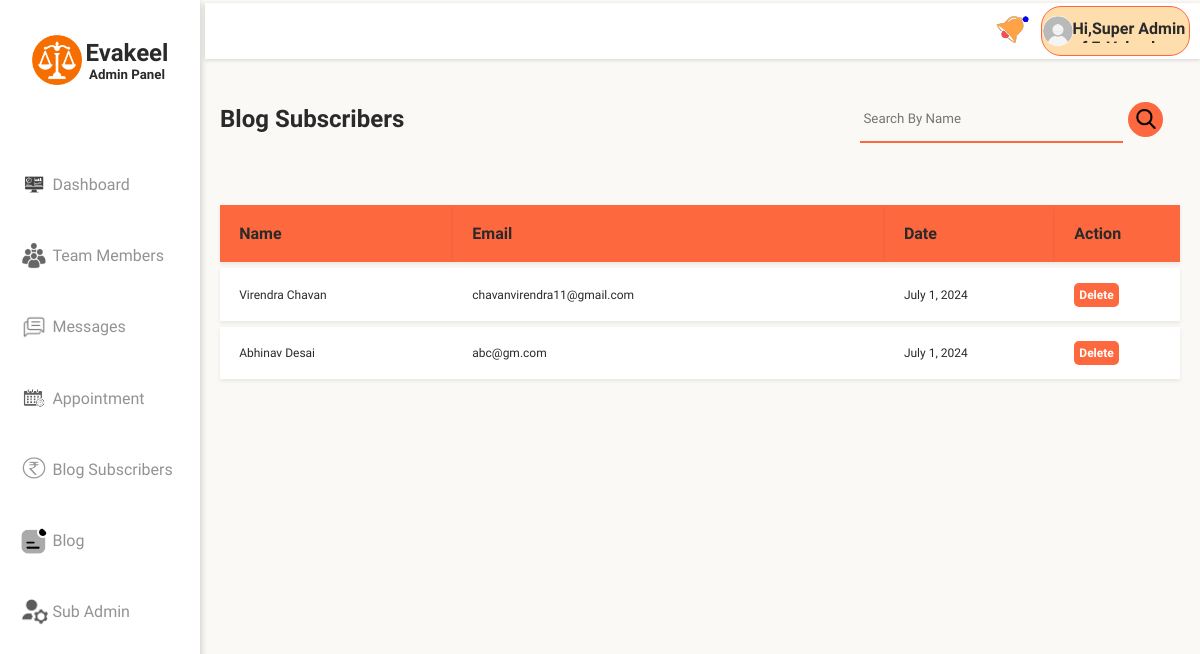
The app's page /all_subs (signed in) with its own data.
### vakilapp/models.py (models this page shows)
class blog_subscribers(models.Model):
    Name=models.CharField(max_length=122 ,null=True)
    Email=models.CharField(max_length=122,default=None)
    Date=models.DateField(null=True, default=None)

### vakilapp/views.py (the view)
# urls.py: path("all_subs",views.all_subs,name='all_subs'),
@login_required(login_url='admin_login')
def all_subs(request):
    new_noti=notification.objects.all()
    subs = blog_subscribers.objects.all().order_by('-id')
    result = None
    data = None
    if request.GET.get('Search'):
        subs = subs.filter(Name__icontains=request.GET.get('Search'))
        data = request.GET.get('Search')[0:7]
        result = True
    if not subs:
        data = request.GET.get('Search')[0:7]
        result = False
    context = {'subs': subs, 'result': result, 'data': data,'new_noti':new_noti}
    return render(request, "admin_subs.html", context)

### templates/admin_subs.html (shortened to what this page needs)
{% extends "admin_base.html" %}
{% load static %}
{% block TabName %}
<h2>
    Blog Subscribers
</h2>
<div class="team_action" style="justify-content: end;">
    <form class="search_box">
        <input type="text" name="Search" placeholder="Search By Name">
        <button type="submit"><img src="{% static 'images/Search.png' %}" alt=""></button>
    </form>
</div>
{% endblock TabName %}
{% block body %}
<div class="booked_apt_table">
    <table>
        <tr class="table_head">
            <th>Name</th>
            <th>Email</th>
            <th>Date</th>
            <th>Action</th>
        </tr>
        {% for i in subs %}
        <tr class="apt_table_row">
            <td>{{i.Name}}</td>
            <td>{{i.Email}}</td>
            <td>{{i.Date}}</td>
            <td><a href="/delete_subs?id={{i.id}}" class="cmt_delete">Delete</a></td>
        </tr>
        {% endfor %}
    </table>
</div>
{% endblock body %}

### templates/admin_base.html (shortened to what this page needs)
{% load static %}
<!DOCTYPE html>
<html lang="en">
<head>
    <link rel="stylesheet" href="{% static 'css/admin_style.css' %}">
</head>
<body>
    <div class="am_body">
        <nav class="am_navbar">
            <div class="logobox">
                <img src="{% static 'images/logo1.png' %}" alt="e-vakil" class="logoimg">
                <div class="logotext">
                    <h1>Evakeel</h1>
                    <h5>Admin Panel</h5>
                </div>
            </div>
            <div class="navoptions">
                <ul>
                    <a href="/admin_home" class="optext">
                        <li>
                            <img src="{% static 'images/dash_icon.png' %}" alt="" class="opimg">
                            Dashboard
                        </li>
                    </a>
                    <a href="/admin_team" class="optext">
                        <li>
                            <img src="{% static 'images/team_icon.png' %}" alt="" class="opimg">
                            Team Members
                        </li>
                    </a>
                    <a href="/admin_msg" class="optext">
                        <li>
                            <img src="{% static 'images/msg_icon.png' %}" alt="" class="opimg">
                            Messages
                        </li>
                    </a>
                    <a href="/Appointment_section" class="optext">
                        <li>
                            <img src="{% static 'images/Appointment_icon.png' %}" alt="" class="opimg">
                            Appointment
                        </li>
                    </a>
                    <a href="/all_subs" class="optext">
                        <li>
                            <img src="{% static 'images/subs_icon.png' %}" alt="" class="opimg">
                            Blog Subscribers
                        </li>
                    </a>
                    <a href="/blog_dash" class="optext">
                        <li>
                            <img src="{% static 'images/blog_icon.png' %}" alt="" class="opimg">
                            Blog
                        </li>
                    </a>
                    <a href="/sub_admin" class="optext">
                        <li>
                            <img src="{% static 'images/subadmin.png' %}" alt="" class="opimg">
                            Sub Admin
                        </li>
                    </a>
                </ul>
            </div>
        </nav>
        <div class="tab">
            <div class="upperstrip">
                {% if new_noti %}
                <img src="{% static 'images/notiicon_up.png' %}" alt="" class="bell"  onclick="notiPop()">
                {% else %}
                <img src="{% static 'images/notiicon.png' %}" alt="" class="bell"  onclick="notiPop()">
              {% endif %}
                <div class="log_user_prt">
                    <div class="loguser">
                        <img src="{% static 'images/img.jpg' %}" alt="">
                        <p>Hi,{{request.user.first_name}} {{request.user.last_name}}</p>
                    </div>
                </div>
            </div>
            <div class="tab_head">
                {% block TabName %}{% endblock TabName %}
            </div>
            {% block body %}{% endblock body %}
        </div>
    </div>
</body>
</html>

### static/css/admin_style.css (style rules this page uses)
* { margin: 0; padding: 0; box-sizing: border-box; font-family: var(--font-primary); color: var(--font-color-1); }
body { background-color: var(--tab-background); }
:root { --primary-color: #fd683e; --primary-color-tint: #e65e38; --secondary-color: #FFDEAD; --secondary-color-tint: rgb(204, 154, 3); --third-color: white; --tab-background:#FAF9F6; --highlight-color: #6610f2; --font-color-1:#2a2a2a; --font-color-2:#949292; --input-back-color:rgb(248, 242, 242); --card-form-color:rgb(240, 240, 240); --card-form-color-tint:rgb(232, 223, 223); --dark-shade:#D3D3D3; --font-primary: 'Varela Round'; }
.am_body { width: 100%; height: 100vh; display: grid; grid-template-columns: repeat(6,1fr); }
.am_navbar { grid-column: 1/2; background-color: var(--third-color); display: flex; flex-direction: column; box-shadow: rgba(0, 0, 0, 0.24) 0px 3px 8px; }
.logobox { width: 100%; height: 15%; display: flex; align-items: center; justify-content: center; }
.logobox img { width: 50px; height: 50px; margin-right: 2%; }
.logotext { display: flex; flex-direction: column; align-items: center; justify-content: center; font-weight: bolder; }
.navoptions { width: 100%; height: 85%; display: flex; flex-direction: column; align-items: center; justify-content: center; }
.navoptions a { text-decoration: none; color: var(--font-color-2); }
.navoptions ul { width: 90%; height: 90%; }
.navoptions ul li { margin-bottom: 10px; display: flex; align-items: center; height: 10%; width: 100%; padding-left: 5%; border-radius: 20px; transition: all 0.15s ease-in-out; color: var(--font-color-2); }
.navoptions ul li img { width: 30px; height: 30px; background-color: var(--third-color); border-radius: 15px; margin-right: 2%; transition: all 0.3s ease-in-out; }
.tab { grid-column: 2/7; display: flex; flex-direction: column; }
.upperstrip { width: 99.5%; height: 7%; margin-top: 0.3%; background-color: var(--third-color); box-shadow: rgba(0, 0, 0, 0.16) 0px 1px 4px; align-self: flex-end; display: flex; align-items: center; justify-content: end; }
.bell { width: 40px; height: 40px; margin-right: 1%; }
.log_user_prt { width: 15%; height: 90%; margin-right: 1%; position: relative; display: inline-block; }
.loguser { border: 1px solid var(--primary-color); border-radius: 20px; width: 100%; height: 100%; display: flex; align-items: center; justify-content: space-around; background-color: var(--secondary-color); padding-left: 0.5%; padding-right: 0.5%; }
.loguser img { width: 30px; height: 30px; background-color: white; border-radius: 20px; }
.loguser p { width: 80%; height: 50%; overflow: hidden; font-weight: bold; }
.tab_head { width: 100%; height: 15%; display: flex; align-items: center; justify-content: space-between; padding-left: 2%; }
.tab_head .team_action { width: 45%; height: 40%; display: flex; margin-right: 3%; }
.search_box { width: 70%; height: 100%; display: flex; align-items: center; justify-content: space-around; border-radius: 7px; margin-right: 1%; }
.search_box input { width: 85%; height: 100%; border: none; outline: none; background-color: var(--tab-background); border-bottom: 2px solid var(--primary-color); padding: 1%; }
.search_box button { background-color: var(--primary-color); outline: none; border: none; border-radius: 30px; height: 35px; width: 35px; display: flex; align-items: center; justify-content: center; cursor: pointer; }
.search_box button img { width: 20px; height: 20px; }
.apt_table_row { background-color: var(--third-color); box-shadow: 0px 2px 4px 0px rgba(0, 0, 0, 0.075); }
.booked_apt_table { width: 100%; height: 500px; padding: 2%; overflow: scroll; }
.booked_apt_table table { width: 100%; text-align: center; border-collapse: separate; border-spacing: 0 6px; color: var(--font-color-2); animation: 1s ease-in-out 0s rising; }
.booked_apt_table table tr td { height: 40px; }
.booked_apt_table table tr th { background-color: var(--primary-color); height: 50px; box-shadow: 0px 2px 4px 0px rgba(0, 0, 0, 0.075); }
.cmt_delete { background-color: var(--primary-color); color: var(--third-color); padding: 5px; text-decoration: none; border-radius: 5px; justify-self: center; font-weight: bold; }

### templates/admin_subs.html (style rules this page uses)
table tr td { font-size: 12px; text-align: left; padding: 2%; }
table tr th { text-align: left; padding: 2%; }

### records on screen
blog_subscribers: Name "Virendra Chavan", Email "chavanvirendra11@gmail.com", Date "July 1, 2024"
blog_subscribers: Name "Abhinav Desai", Email "abc@gm.com", Date "July 1, 2024"

### other values on screen
{{ request.user.first_name }} "Super Admin"
